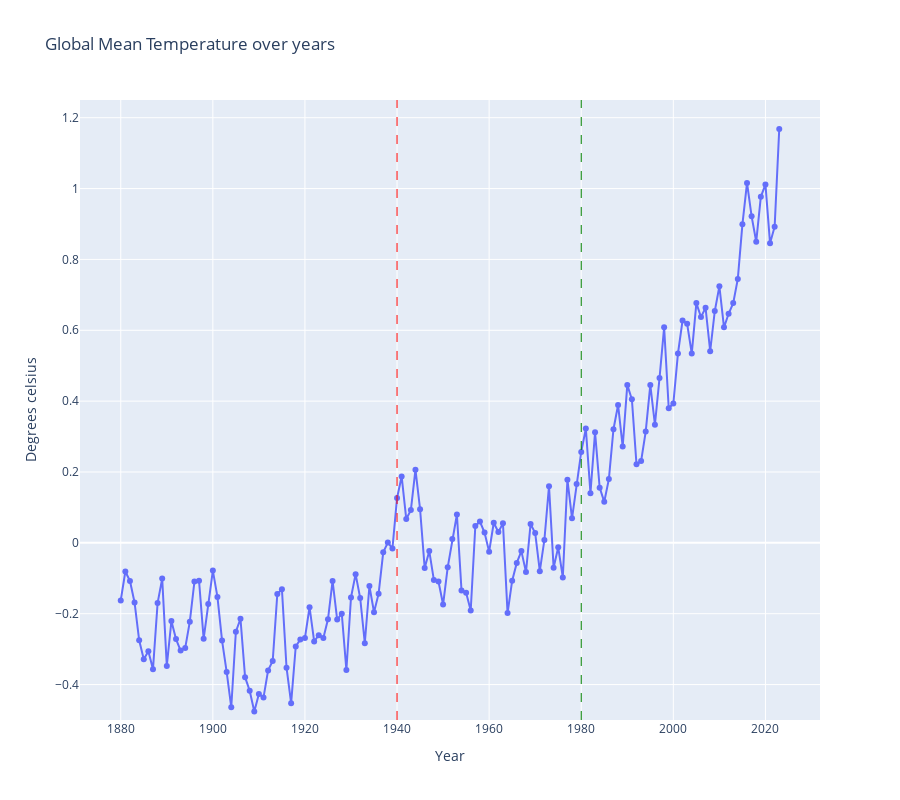

Notebook source saved alongside this figure:
### Markdown cell above
#### Temperature Data

### Code cell
# Creating an interactive line plot with plotly
fig = px.line(GlobalTemp, x='Year', y='Mean', title='Global Mean Temperature over years')

# Adjusting layout to make the plot area taller and set y-axis range
fig.update_layout(
    height=800,  # Adjust height of the entire figure
    yaxis=dict(range=[-0.5, 1.25], title='Degrees celsius')  # Set y-axis range and title
)

# Add vertical lines
fig.add_shape(type="line", x0=1940, y0=-0.5, x1=1940, y1=1.25, line=dict(color="Red", width=1, dash="dash"), name="1940")
fig.add_shape(type="line", x0=1980, y0=-0.5, x1=1980, y1=1.25, line=dict(color="Green", width=1, dash="dash"), name="1980")

# Update hover template
fig.update_traces(mode='lines+markers', hovertemplate='Year: %{x}<br>Temperature: %{y}°C')

fig.show()

### Figure 1 — Plotly figure (JSON) as saved in the notebook; plotly's stock layout.template omitted (floating-point values rounded to 4 significant figures; data arrays with more than 128 entries replaced by an {"elided": "..."} marker saying what was removed)
{"data": [{"hovertemplate": "Year: %{x}<br>Temperature: %{y}°C", "legendgroup": "", "line": {"color": "#636efa", "dash": "solid"}, "marker": {"symbol": "circle"}, "mode": "lines+markers", "name": "", "orientation": "v", "showlegend": false, "type": "scatter", "x": {"elided": "144 int values"}, "xaxis": "x", "y": {"elided": "144 float values"}, "yaxis": "y"}], "layout": {"height": 800, "legend": {"tracegroupgap": 0}, "shapes": [{"line": {"color": "Red", "dash": "dash", "width": 1}, "name": "1940", "type": "line", "x0": 1940, "x1": 1940, "y0": -0.5, "y1": 1.25}, {"line": {"color": "Green", "dash": "dash", "width": 1}, "name": "1980", "type": "line", "x0": 1980, "x1": 1980, "y0": -0.5, "y1": 1.25}], "title": {"text": "Global Mean Temperature over years"}, "xaxis": {"anchor": "y", "domain": [0, 1], "title": {"text": "Year"}}, "yaxis": {"anchor": "x", "domain": [0, 1], "range": [-0.5, 1.25], "title": {"text": "Degrees celsius"}}}}
